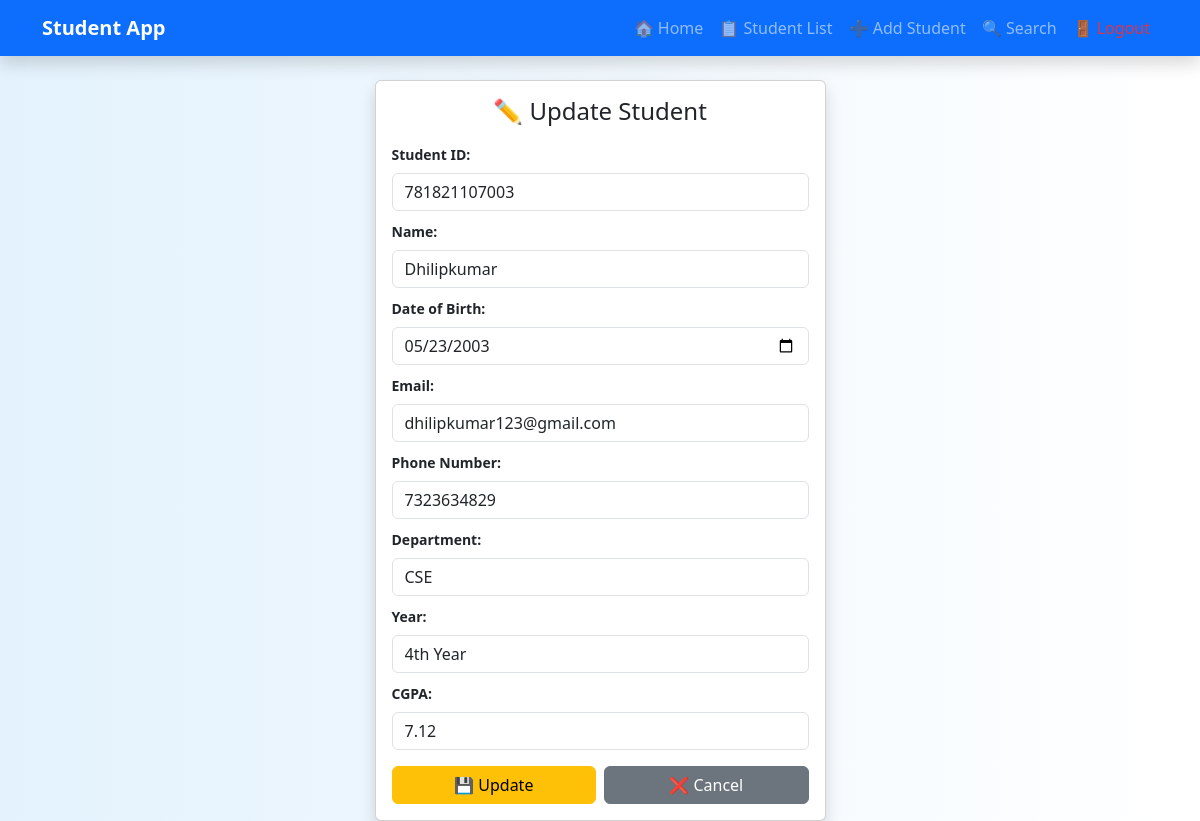
Page /update/12/ (signed in) on the committed database.
### studentapp/models.py (models this page shows, shortened)
class Student(models.Model):
    DEPARTMENT_CHOICES = [
        ('CSE','CSE'),
        ('IT', 'IT'),
        ('ECE', 'ECE'),
        ('EEE','EEE'),
        ('CIVIL', 'CIVIL'),
        ('MECH', 'MECH'),
        ('B.COM','B.COM'),
        ('BCA', 'BCA'),
        ('BA.ENG', 'BA.ENG'),
        ('BSC.CHEMISTRY','BSC.CHEMISTRY'),
    ]
    YEAR_CHOICES = [
        ('1st Year', '1st Year'),
        ('2nd Year', '2nd Year'),
        ('3rd Year', '3rd Year'),
        ('4th Year', '4th Year'),
    ]
    student_id = models.CharField(max_length=20, unique=True)
    name = models.CharField(max_length=100)
    dob = models.DateField()
    email = models.EmailField(unique=True)
    phonenumber = models.CharField(
        max_length=10,
        validators=[
            RegexValidator(
                regex='^[0-9]{10}$',
                message='Phone number must be exactly 10 digits'
            )
        ]
    )
    department = models.CharField(
        max_length=20,
        choices=DEPARTMENT_CHOICES
    )
    year = models.CharField(
        max_length=20,
        choices=YEAR_CHOICES
    )
    cgpa = models.DecimalField(
        max_digits=4,
        decimal_places=2,
        validators=[
            MinValueValidator(0.0),
            MaxValueValidator(10.0)
        ]
    )

### studentapp/views.py (the view)
# urls.py: path('update/<int:pk>/', views.update_student, name='update_student'),
@login_required
def update_student(request, pk):
    student = get_object_or_404(Student, id=pk)
    if request.method == 'POST':
        form = StudentForm(request.POST, instance=student)
        if form.is_valid():
            form.save()
            return redirect('student_list')
    else:
        form = StudentForm(instance=student)
    return render(request, 'update_student.html', {'form': form})

### studentapp/templates/update_student.html (shortened to what this page needs)
{% extends 'base.html' %}
{% block content %}
<div class="row justify-content-center">
  <div class="col-md-5">
    <div class="card shadow p-3">
    <h4 class="text-center mb-3">✏️ Update Student</h4>
    <form method="POST">
        <div class="mb-2">
        <label class="form-label fw-bold small">Student ID:</label>
        {{ form.student_id }}
        </div>
        <div class="mb-2">
          <label class="form-label fw-bold small">Name:</label>
          {{ form.name }}
        </div>
        <div class="mb-2">
          <label class="form-label fw-bold small">Date of Birth:</label>
          {{ form.dob }}
        </div>
        <div class="mb-2">
          <label class="form-label fw-bold small">Email:</label>
          {{ form.email }}
        </div>
        <div class="mb-2">
          <label class="form-label fw-bold small">Phone Number:</label>
          {{ form.phonenumber }}
        </div>
        <div class="mb-2">
          <label class="form-label fw-bold small">Department:</label>
          {{ form.department }}
        </div>
        <div class="mb-2">
          <label class="form-label fw-bold small">Year:</label>
          {{ form.year }}
        </div>
        <div class="mb-3">
          <label class="form-label fw-bold small">CGPA:</label>
          {{ form.cgpa }}
        </div>
        <div class="d-flex gap-2">
          <button type="submit" class="btn btn-warning w-100">
            💾 Update
          </button>
          <a href="{% url 'student_list' %}"
             class="btn btn-secondary w-100">
            ❌ Cancel
          </a>
        </div>
      </form>
    </div>
  </div>
</div>
{% endblock %}

### studentapp/templates/base.html (style rules this page uses)
.form-control, .form-select { padding: 6px 10px ; font-size: 14px; }
.card { border-radius: 12px; }

### rows in the picture
Student: student_id "781821107003", name "Dhilipkumar", dob "05/23/2003", email "dhilipkumar123@gmail.com", phonenumber "7323634829", department "CSE", year "4th Year", cgpa "7.12"
